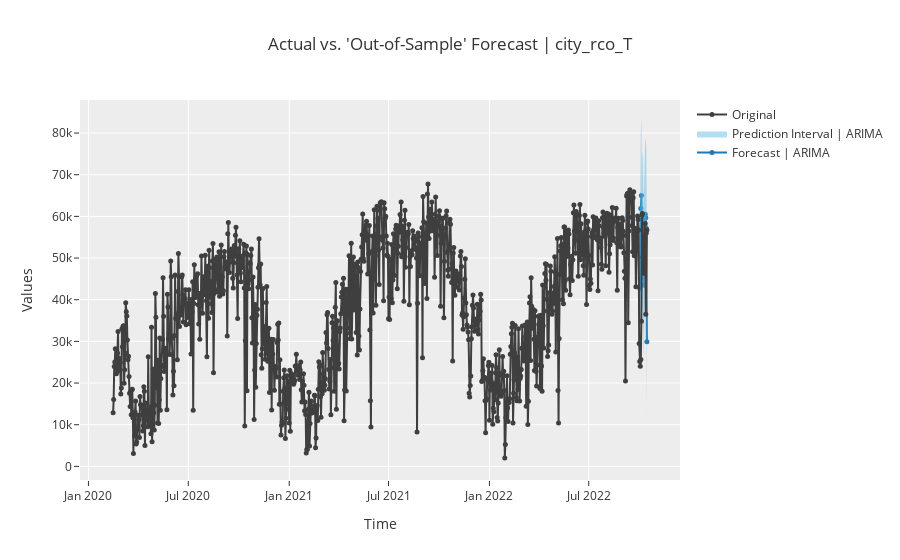

The notebook cell saved with this chart:
### Code cell
plot_model(arima, plot = 'forecast')

### Figure 1 — Plotly figure (JSON) as saved in the notebook; plotly's stock layout.template omitted (floating-point values rounded to 4 significant figures; data arrays with more than 128 entries replaced by an {"elided": "..."} marker saying what was removed)
{"data": [{"line": {"color": "#1f77b4"}, "marker": {"size": 5}, "mode": "lines+markers", "name": "Forecast | ARIMA", "showlegend": true, "type": "scatter", "x": ["2022-10-02T00:00:00", "2022-10-03T00:00:00", "2022-10-04T00:00:00", "2022-10-05T00:00:00", "2022-10-06T00:00:00", "2022-10-07T00:00:00", "2022-10-08T00:00:00", "2022-10-09T00:00:00", "2022-10-10T00:00:00", "2022-10-11T00:00:00", "2022-10-12T00:00:00", "2022-10-13T00:00:00", "2022-10-14T00:00:00", "2022-10-15T00:00:00"], "y": [42730.0, 45100.0, 61900.0, 65030.0, 50410.0, 57290.0, 55960.0, 43470.0, 52190.0, 56870.0, 60530.0, 59660.0, 57150.0, 29890.0]}, {"line": {"width": 0}, "marker": {"color": "#68BBE3"}, "mode": "lines", "name": "Lower Interval", "showlegend": false, "type": "scatter", "x": ["2022-10-02T00:00:00", "2022-10-03T00:00:00", "2022-10-04T00:00:00", "2022-10-05T00:00:00", "2022-10-06T00:00:00", "2022-10-07T00:00:00", "2022-10-08T00:00:00", "2022-10-09T00:00:00", "2022-10-10T00:00:00", "2022-10-11T00:00:00", "2022-10-12T00:00:00", "2022-10-13T00:00:00", "2022-10-14T00:00:00", "2022-10-15T00:00:00"], "y": [26240.0, 27090.0, 43610.0, 46690.0, 32060.0, 38930.0, 37600.0, 25120.0, 33830.0, 38510.0, 42170.0, 41310.0, 38800.0, 11530.0]}, {"fill": "tonexty", "fillcolor": "rgba(104,187,227,0.5)", "line": {"width": 0}, "marker": {"color": "#68BBE3"}, "mode": "lines", "name": "Prediction Interval | ARIMA", "showlegend": true, "type": "scatter", "x": ["2022-10-02T00:00:00", "2022-10-03T00:00:00", "2022-10-04T00:00:00", "2022-10-05T00:00:00", "2022-10-06T00:00:00", "2022-10-07T00:00:00", "2022-10-08T00:00:00", "2022-10-09T00:00:00", "2022-10-10T00:00:00", "2022-10-11T00:00:00", "2022-10-12T00:00:00", "2022-10-13T00:00:00", "2022-10-14T00:00:00", "2022-10-15T00:00:00"], "y": [59220.0, 63110.0, 80200.0, 83370.0, 68760.0, 75650.0, 74310.0, 61830.0, 70550.0, 75230.0, 78890.0, 78020.0, 75510.0, 48240.0]}, {"marker": {"color": "#3f3f3f", "size": 5}, "mode": "lines+markers", "name": "Original", "showlegend": true, "type": "scatter", "x": {"elided": "974 str values"}, "y": {"elided": "974 int values"}}], "layout": {"showlegend": true, "title": {"text": "Actual vs. 'Out-of-Sample' Forecast | city_rco_T"}, "xaxis": {"title": {"text": "Time"}}, "yaxis": {"title": {"text": "Values"}}}}
